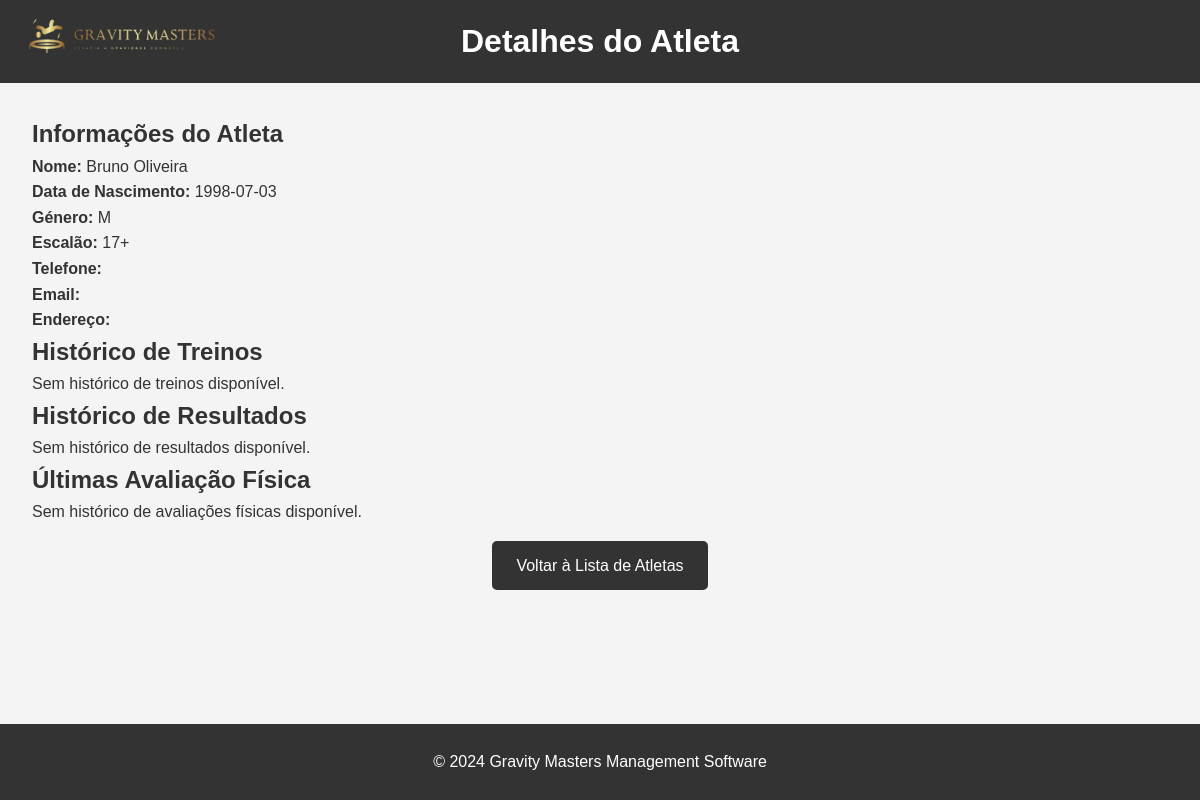
Page /frontend/personalAthlete.php?idAthlete=7 (signed in) on the committed database.
### tables this page shows
CREATE TABLE "Athlete" (
    idAthlete INTEGER PRIMARY KEY AUTOINCREMENT,
    name VARCHAR(255) NOT NULL,
    birthday DATE,
    genre VARCHAR(1) NOT NULL,
    mobile VARCHAR(20),
    email VARCHAR(255), username TEXT,
    password VARCHAR(255),
    address VARCHAR(255),
    ageGroup VARCHAR(255), "fgpNumber" TEXT, "tag_uid" TEXT,
    UNIQUE(idAthlete)
);

### backend/functions.php (called while the page is built, shortened)
<?php
function fetchinfoAthlete($idAthlete) {
    include '../backend/db_connect.php';
    try {
        $sql = "SELECT *
                FROM Athlete
                WHERE idAthlete = :idAthlete";
        $stmt = $conn->prepare($sql);
        $stmt->bindParam(':idAthlete', $idAthlete);
        $stmt->execute();
        $athlete = $stmt->fetch(PDO::FETCH_ASSOC);
    } catch (Exception $e) {
        return "Erro: " . $e->getMessage();
    }
    if ($athlete['birthday'] != null) {
        $currentYear = (int)date("Y");
        $birthYear = (int)date("Y", strtotime($athlete['birthday']));
        $age = $currentYear - $birthYear;
        if ($age >= 17) {
            $ageGroup = '17+';
        } elseif ($age >= 15 && $age <= 16) {
            $ageGroup = '15-16';
        } elseif ($age >= 13 && $age <= 14) {
            $ageGroup = '13-14';
        } elseif ($age >= 11 && $age <= 12) {
            $ageGroup = '11-12';
        } elseif ($age >= 9 && $age <= 10) {
            $ageGroup = '9-10';
        } elseif ($age >= 7 && $age <= 8) {
            $ageGroup = '7-8';
        } else {
            $ageGroup = 'Under 7';
        }
        $sql_update_age_group = "UPDATE Athlete
                                 SET ageGroup = :ageGroup
                                 WHERE idAthlete = :idAthlete";
        $stmt_update_age_group = $conn->prepare($sql_update_age_group);
        $stmt_update_age_group->bindParam(':ageGroup', $ageGroup);
        $stmt_update_age_group->bindParam(':idAthlete', $idAthlete);
        $stmt_update_age_group->execute();
        $sql = "SELECT *
                FROM Athlete
                WHERE idAthlete = :idAthlete";
        $stmt = $conn->prepare($sql);
        $stmt->bindParam(':idAthlete', $idAthlete);
        $stmt->execute();
        $athlete = $stmt->fetch(PDO::FETCH_ASSOC);
    } else {
        throw new Exception("Data de nascimento não encontrada para o atleta.");
    }
    return $athlete;
}
function fetchTrainingsAthlete($idAthlete) {
    include '../backend/db_connect.php';
    try {
        $sql_trainings = "SELECT *
                        FROM TrainingReg
                        WHERE idAthlete = :idAthlete";
        $stmt_trainings = $conn->prepare($sql_trainings);
        $stmt_trainings->bindParam(':idAthlete', $idAthlete);
        $stmt_trainings->execute();
        $trainings = $stmt_trainings->fetchAll(PDO::FETCH_ASSOC);
    } catch (Exception $e) {
        return "Erro: " . $e->getMessage();
    }
    return $trainings;
}
function fetchResultsAndDetailsOfCompetitionAthlete($idAthlete){
    include '../backend/db_connect.php';
    try {
        $sql_results = "SELECT *
                        FROM Result
                        WHERE idAthlete = :idAthlete";
        $stmt_results = $conn->prepare($sql_results);
        $stmt_results->bindParam(':idAthlete', $idAthlete);
        $stmt_results->execute();
        $results = $stmt_results->fetchAll(PDO::FETCH_ASSOC);
        $data = array();
    } catch (Exception $e) {
        return "Erro: " . $e->getMessage();
    }
    return $data;
}
function fetchConditionTestsAthlete($idAthlete) {
    include '../backend/db_connect.php';
    try {
        $sql_evaluations = "SELECT *
                        FROM ConditionTest
                        WHERE idAthlete = :idAthlete";
        $stmt_evaluations = $conn->prepare($sql_evaluations);
        $stmt_evaluations->bindParam(':idAthlete', $idAthlete);
        $stmt_evaluations->execute();
        $evaluations = $stmt_evaluations->fetchAll(PDO::FETCH_ASSOC);
    } catch (Exception $e) {
        return "Erro: " . $e->getMessage();
    }
    return $evaluations;
}
?>

### frontend/personalAthlete.php (the view, shortened to what this page needs)
<?php
include '../backend/functions.php';
$idAthlete = $_GET['idAthlete'];
$athlete = fetchinfoAthlete($idAthlete);
$condition = fetchConditionTestsAthlete($idAthlete);
$trainings = fetchTrainingsAthlete($idAthlete);
?>
<!DOCTYPE html>
<html lang="pt">
<head>
    <link rel="stylesheet" href="../css/personalAthlete.css">
</head>
<body>
    <header>
        <div class="header-content">
            <h1>Detalhes do Atleta</h1>
        </div>
        <div class="logo-content">
            <img src="..\imagens\teste.png" alt="Logo do Clube" class="header-logo">
        </div>
    </header>
    <main>
        <div class="athlete-details">
            <h2>Informações do Atleta</h2>
            <p><strong>Nome:</strong> <?php echo htmlspecialchars($athlete['name']); ?></p>
            <p><strong>Data de Nascimento:</strong> <?php echo htmlspecialchars($athlete['birthday']); ?></p>
            <p><strong>Género:</strong> <?php echo htmlspecialchars($athlete['genre']); ?></p>
            <p><strong>Escalão:</strong> <?php echo htmlspecialchars($athlete['ageGroup']);?> </p>
            <p><strong>Telefone:</strong> <?php echo htmlspecialchars($athlete['mobile']); ?></p>
            <p><strong>Email:</strong> <?php echo htmlspecialchars($athlete['email']); ?></p>
            <p><strong>Endereço:</strong> <?php echo htmlspecialchars($athlete['address']); ?></p>
        </div>
        <div class="athlete-history">
            <h2>Histórico de Treinos</h2>
            <?php if (count($trainings) > 0): ?>
                <ul>
                    <?php foreach (array_slice($trainings, -7) as $training): ?>
                        <li><?php echo htmlspecialchars($training['dateTrainingReg']) . ': ' . htmlspecialchars($training['performance']); ?></li>
                    <?php endforeach; ?>
                </ul>
                <button onclick="window.location.href = 'list_trainingByAthlete.php?idAthlete=<?php echo $idAthlete; ?>';">Ver todos os treinos</button>
            <?php else: ?>
                <p>Sem histórico de treinos disponível.</p>
            <?php endif; ?>
            <h2>Histórico de Resultados</h2>
            <?php
            $data = fetchResultsAndDetailsOfCompetitionAthlete($idAthlete);
            if (!is_string($data) && count($data) > 0): ?>
                <ul>
                    <?php foreach ($data as $item): ?>
                        <?php
                        $competitionDate = strtotime($item['competition']['startTime']);
                        $oneYearAgo = strtotime('-1 year');
                        if ($competitionDate >= $oneYearAgo): ?>
                            <li><?php echo htmlspecialchars($item['competition']['name']) . ': ' . htmlspecialchars($item['result']['score']) . ' -> ' . htmlspecialchars($item['result']['place']); ?></li>
                        <?php endif; ?>
                    <?php endforeach; ?>
                </ul>
                <button onclick="window.location.href = 'list_compByAthlete.php?idAthlete=<?php echo $idAthlete; ?>';">Mostrar todas as competições</button>
            <?php else: ?>
                <p>Sem histórico de resultados disponível.</p>
            <?php endif; ?>
            <h2>Últimas Avaliação Física</h2>
            <?php
            if (count($condition) > 0):
                $lastTwoConditions = array_slice($condition, -3);
            ?>
                <ul>
                    <?php foreach ($lastTwoConditions as $conditionTest): ?>
                        <li><?php echo htmlspecialchars($conditionTest['dateTest']) . ': ' . htmlspecialchars($conditionTest['weight']) . 'kg + ' . htmlspecialchars($conditionTest['height']). 'cm' ; ?></li>
                    <?php endforeach; ?>
                </ul>
                <button onclick="window.location.href = 'list_all_conditions.php?idAthlete=<?php echo $idAthlete; ?>';">Ver todas as avaliações físicas</button>
               <?php else: ?>
                <p>Sem histórico de avaliações físicas disponível.</p>
            <?php endif; ?>
        <div class="back-button">
            <a href="list_athletes.php">Voltar à Lista de Atletas</a>
        </div>
    </main>
    <footer>
        <p>&copy; 2024 Gravity Masters Management Software</p>
    </footer>
</body>
</html>

### css/personalAthlete.css (style rules this page uses)
* { margin: 0; padding: 0; box-sizing: border-box; }
body { font-family: Arial, sans-serif; line-height: 1.6; background-color: #f4f4f4; color: #333; display: flex; flex-direction: column; min-height: 100vh; }
header { background: #333; color: #fff; padding: 1rem; max-height: 90px; }
.header-content { display: flex; align-items: center; justify-content: space-between; max-width: 1200px; margin: 0 auto; padding: 0 1rem; }
.header-logo { max-height: 100%; height: auto; margin-right: 0rem; }
header h1 { flex: 1; text-align: center; margin: 0; font-size: 2rem; }
.logo-content { position: absolute; top: 10px; left: 20px; }
main { flex: 1; padding: 2rem; }
.back-button { text-align: center; margin-top: 1rem; }
.back-button a { display: inline-block; padding: 0.75rem 1.5rem; background-color: #333; color: #fff; text-decoration: none; border-radius: 5px; transition: background-color 0.3s ease; }
footer { background-color: #333; color: #fff; text-align: center; padding: 25px; position: sticky; top:100%; bottom: 0; width: 100%; }

### rows in the picture
athlete: name "Bruno Oliveira", birthday "1998-07-03", genre "M", ageGroup "17+"
